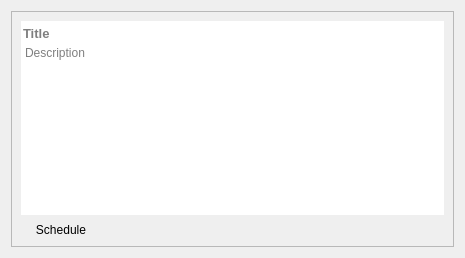
<?xml version="1.0" encoding="UTF-8"?>
<ui version="4.0">
 <class>TaskItem</class>
 <widget class="QWidget" name="TaskItem">
  <property name="geometry">
   <rect>
    <x>0</x>
    <y>0</y>
    <width>465</width>
    <height>258</height>
   </rect>
  </property>
  <property name="windowTitle">
   <string>Form</string>
  </property>
  <layout class="QVBoxLayout" name="verticalLayout">
   <item>
    <widget class="QFrame" name="frame">
     <property name="sizePolicy">
      <sizepolicy hsizetype="Minimum" vsizetype="Minimum">
       <horstretch>0</horstretch>
       <verstretch>0</verstretch>
      </sizepolicy>
     </property>
     <property name="frameShape">
      <enum>QFrame::Shape::StyledPanel</enum>
     </property>
     <property name="frameShadow">
      <enum>QFrame::Shadow::Raised</enum>
     </property>
     <layout class="QVBoxLayout" name="verticalLayout_4">
      <property name="spacing">
       <number>0</number>
      </property>
      <property name="bottomMargin">
       <number>0</number>
      </property>
      <item>
       <widget class="QLineEdit" name="titleEdit">
        <property name="enabled">
         <bool>true</bool>
        </property>
        <property name="font">
         <font>
          <pointsize>10</pointsize>
          <bold>true</bold>
         </font>
        </property>
        <property name="focusPolicy">
         <enum>Qt::FocusPolicy::StrongFocus</enum>
        </property>
        <property name="frame">
         <bool>false</bool>
        </property>
        <property name="alignment">
         <set>Qt::AlignmentFlag::AlignBottom|Qt::AlignmentFlag::AlignLeading|Qt::AlignmentFlag::AlignLeft</set>
        </property>
        <property name="placeholderText">
         <string>Title</string>
        </property>
       </widget>
      </item>
      <item>
       <widget class="QTextEdit" name="descriptionEdit">
        <property name="layoutDirection">
         <enum>Qt::LayoutDirection::LeftToRight</enum>
        </property>
        <property name="autoFillBackground">
         <bool>false</bool>
        </property>
        <property name="frameShape">
         <enum>QFrame::Shape::NoFrame</enum>
        </property>
        <property name="frameShadow">
         <enum>QFrame::Shadow::Raised</enum>
        </property>
        <property name="sizeAdjustPolicy">
         <enum>QAbstractScrollArea::SizeAdjustPolicy::AdjustToContents</enum>
        </property>
        <property name="placeholderText">
         <string>Description</string>
        </property>
       </widget>
      </item>
      <item>
       <layout class="QHBoxLayout" name="horizontalLayout_4">
        <item>
         <widget class="QPushButton" name="scheduleButton">
          <property name="styleSheet">
           <string notr="true">stroke: red;
fill: red;</string>
          </property>
          <property name="text">
           <string>Schedule</string>
          </property>
          <property name="icon">
           <iconset>
            <normaloff>../../icons/svgs/calendar-clear-outline.svg</normaloff>../../icons/svgs/calendar-clear-outline.svg</iconset>
          </property>
          <property name="iconSize">
           <size>
            <width>24</width>
            <height>24</height>
           </size>
          </property>
          <property name="flat">
           <bool>true</bool>
          </property>
         </widget>
        </item>
        <item>
         <spacer name="horizontalSpacer_4">
          <property name="orientation">
           <enum>Qt::Orientation::Horizontal</enum>
          </property>
          <property name="sizeHint" stdset="0">
           <size>
            <width>40</width>
            <height>20</height>
           </size>
          </property>
         </spacer>
        </item>
        <item>
         <widget class="QToolButton" name="labelButton">
          <property name="text">
           <string/>
          </property>
          <property name="icon">
           <iconset>
            <normaloff>../../icons/svgs/pricetag-outline.svg</normaloff>../../icons/svgs/pricetag-outline.svg</iconset>
          </property>
          <property name="iconSize">
           <size>
            <width>24</width>
            <height>24</height>
           </size>
          </property>
          <property name="checkable">
           <bool>false</bool>
          </property>
          <property name="popupMode">
           <enum>QToolButton::ToolButtonPopupMode::InstantPopup</enum>
          </property>
          <property name="autoRaise">
           <bool>true</bool>
          </property>
         </widget>
        </item>
        <item>
         <widget class="QPushButton" name="priorityButton">
          <property name="focusPolicy">
           <enum>Qt::FocusPolicy::NoFocus</enum>
          </property>
          <property name="contextMenuPolicy">
           <enum>Qt::ContextMenuPolicy::ActionsContextMenu</enum>
          </property>
          <property name="layoutDirection">
           <enum>Qt::LayoutDirection::LeftToRight</enum>
          </property>
          <property name="autoFillBackground">
           <bool>false</bool>
          </property>
          <property name="text">
           <string/>
          </property>
          <property name="icon">
           <iconset>
            <normaloff>../../icons/svgs/flag-outline.svg</normaloff>../../icons/svgs/flag-outline.svg</iconset>
          </property>
          <property name="iconSize">
           <size>
            <width>24</width>
            <height>24</height>
           </size>
          </property>
          <property name="shortcut">
           <string notr="true">Ctrl+P</string>
          </property>
          <property name="checkable">
           <bool>false</bool>
          </property>
          <property name="autoDefault">
           <bool>false</bool>
          </property>
          <property name="flat">
           <bool>true</bool>
          </property>
         </widget>
        </item>
       </layout>
      </item>
     </layout>
    </widget>
   </item>
  </layout>
 </widget>
 <resources/>
 <connections/>
</ui>
